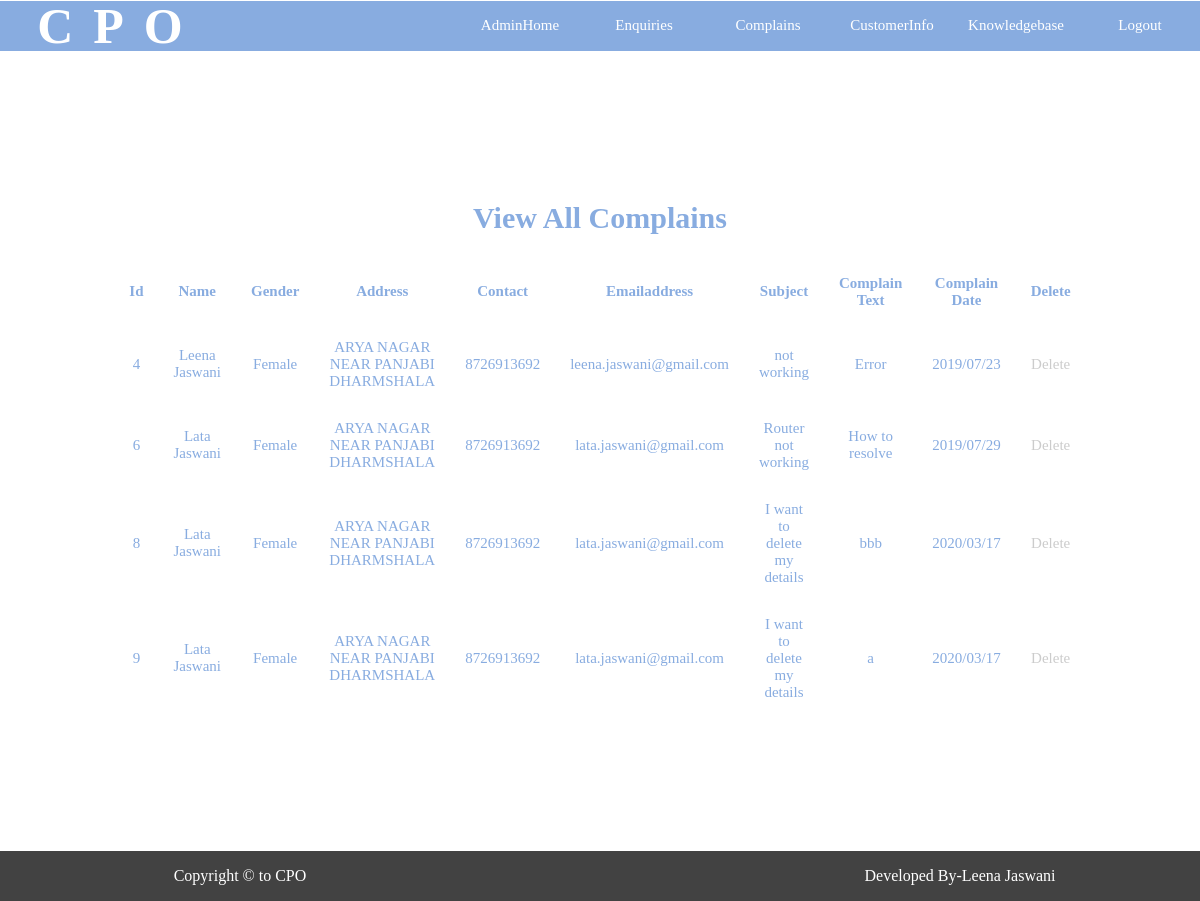
The page /adminzone/complains (signed in) on the database its author committed.
### userzone/models.py (models this page shows)
class Complain(models.Model):
    name=models.CharField(max_length=50)
    gender=models.CharField(max_length=6)
    address=models.TextField()
    contactno=models.CharField(max_length=15)
    emailaddress=models.CharField(max_length=50)
    subject=models.CharField(max_length=200)
    complainlog=models.TextField()
    complaindate=models.CharField(max_length=30)

### adminzone/views.py (the view)
def complains(request):
    if request.session['adminid']:
        comp=Complain.objects.all()
        return render(request,'complains.html',{'comp':comp})
    else:
        return render(request,'login.html')

### adminzone/templates/complains.html (shortened to what this page needs)
<!DOCTYPE html>
<html lang="en">
<head>
    {% load static %}
     <link href="{% static 'css/stylea.css' %}" rel="stylesheet"/>
</head>
<body>
<div id="outer">
    <div id="menu">
        <div class="logo"><h1>CPO</h1></div>
        <ul >
            <li><a href="{% url 'adminzone:adminhome' %}">AdminHome</a></li>
            <li ><a href="{% url 'adminzone:enquiries' %}" >Enquiries</a></li>
            <li ><a href="{% url 'adminzone:complains' %}">Complains</a></li>
            <li ><a href="{% url 'adminzone:customerinfo' %}">CustomerInfo</a></li>
            <li ><a href="{% url 'adminzone:knowledgebase' %}">Knowledgebase</a></li>
            <li ><a href="{% url 'adminzone:logout' %}">Logout</a></li>
        </ul>
    </div>
    <div id="main" style="overflow-x:auto;">
        <h2>
            View All Complains
        </h2>
        <table border="0" cellspacing="0"  cellpadding="15" style="width:80%;margin:0 auto">
            <tr>
                <th>Id</th>
                <th>Name</th>
                <th>Gender</th>
                <th>Address</th>
                <th>Contact</th>
                <th>Emailaddress</th>
                <th>Subject</th>
                <th>Complain Text</th>
                <th>Complain Date</th>
                <th>Delete</th>
            </tr>
                {% for c in comp %}
                <tr>
                    <td>{{c.id}}</td>
                    <td>{{c.name}}</td>
                    <td>{{c.gender}}</td>
                    <td>{{c.address}}</td>
                    <td>{{c.contactno}}</td>
                    <td>{{c.emailaddress}}</td>
                    <td>{{c.subject}}</td>
                    <td>{{c.complainlog}}</td>
                    <td>{{c.complaindate}}</td>
                    <td><a href="{% url 'adminzone:deletecomplains' c.id %}">Delete</a></td>
            </tr>
                {% endfor %}
        </table>
    </div>
    <div id="footer">
        <div id="footerl">Copyright &copy; to CPO</div>
        <div id="footerr">Developed By-Leena Jaswani</div>
    </div>
</div>
</body>
</html>

### adminzone/static/css/stylea.css (style rules this page uses)
body,html { margin:0px; }
#outer { min-height:800px; //border:1px solid; height:auto; }
#menu { min-height:50px; width:100%; background-color:#88ACE0; margin-top:-15px; }
#menu ul { list-style-type:none; text-align:right; }
#menu ul li { display:inline-block; margin-top:5px; width:100px; padding:10px; //border:2px solid ; //background-color:#424242; border-radius:20px 0px 20px 0px; text-align:center; }
#menu ul li a { text-decoration:none; font-size:15px; color:white; height:100%; }
#main { min-height:800px; height:auto; width:100%; background-color:white; //border:1px solid; }
.logo { float: left; height: 50px; width:20%; align-items: center; justify-content: center; display: flex; }
.logo h1 { // text-align: justify; color: white; font-family:Georgia; font-size: 50px; letter-spacing: 20px; //position: relative; }
#footer { min-height:30px; width:100%; background-color:#424242; //border-radius:10px; position: absolute; }
#footerl { min-height:30px; min-width:40%; //border:1px solid ; border-radius:10px; float:left; color:white; text-align:center; font-family:Verdana; line-height:50px; }
#footerr { min-height:30px; min-width:40%; //border:1px solid white; border-radius:10px; float:right; color:white; text-align:center; font-family:Verdana; line-height:50px; overflow-x: auto; }

### rows shown on the page
Complain: id "4", name "Leena Jaswani", gender "Female", address "ARYA NAGAR NEAR PANJABI DHARMSHALA", contactno "8726913692", emailaddress "leena.jaswani@gmail.com", subject "not working", complainlog "Error", complaindate "2019/07/23"
Complain: id "6", name "Lata Jaswani", gender "Female", address "ARYA NAGAR NEAR PANJABI DHARMSHALA", contactno "8726913692", emailaddress "lata.jaswani@gmail.com", subject "Router not working", complainlog "How to resolve", complaindate "2019/07/29"
Complain: id "8", name "Lata Jaswani", gender "Female", address "ARYA NAGAR NEAR PANJABI DHARMSHALA", contactno "8726913692", emailaddress "lata.jaswani@gmail.com", subject "I want to delete my details", complainlog "bbb", complaindate "2020/03/17"
Complain: id "9", name "Lata Jaswani", gender "Female", address "ARYA NAGAR NEAR PANJABI DHARMSHALA", contactno "8726913692", emailaddress "lata.jaswani@gmail.com", subject "I want to delete my details", complainlog "a", complaindate "2020/03/17"
